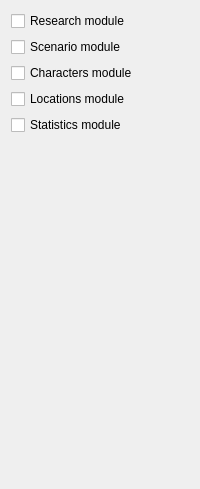
                   <widget class="QWidget" name="applicationPageModules">
                    <layout class="QVBoxLayout" name="verticalLayout_5">
                     <item>
                      <widget class="QCheckBox" name="applicationModuleResearch">
                       <property name="text">
                        <string>Research module</string>
                       </property>
                      </widget>
                     </item>
                     <item>
                      <widget class="QCheckBox" name="applicationModuleScenario">
                       <property name="text">
                        <string>Scenario module</string>
                       </property>
                      </widget>
                     </item>
                     <item>
                      <widget class="QCheckBox" name="applicationModuleCharacters">
                       <property name="text">
                        <string>Characters module</string>
                       </property>
                      </widget>
                     </item>
                     <item>
                      <widget class="QCheckBox" name="applicationModuleLocations">
                       <property name="text">
                        <string>Locations module</string>
                       </property>
                      </widget>
                     </item>
                     <item>
                      <widget class="QCheckBox" name="applicationModuleStatistics">
                       <property name="text">
                        <string>Statistics module</string>
                       </property>
                      </widget>
                     </item>
                     <item>
                      <spacer name="verticalSpacer_6">
                       <property name="orientation">
                        <enum>Qt::Vertical</enum>
                       </property>
                       <property name="sizeHint" stdset="0">
                        <size>
                         <width>20</width>
                         <height>343</height>
                        </size>
                       </property>
                      </spacer>
                     </item>
                    </layout>
                   </widget>
